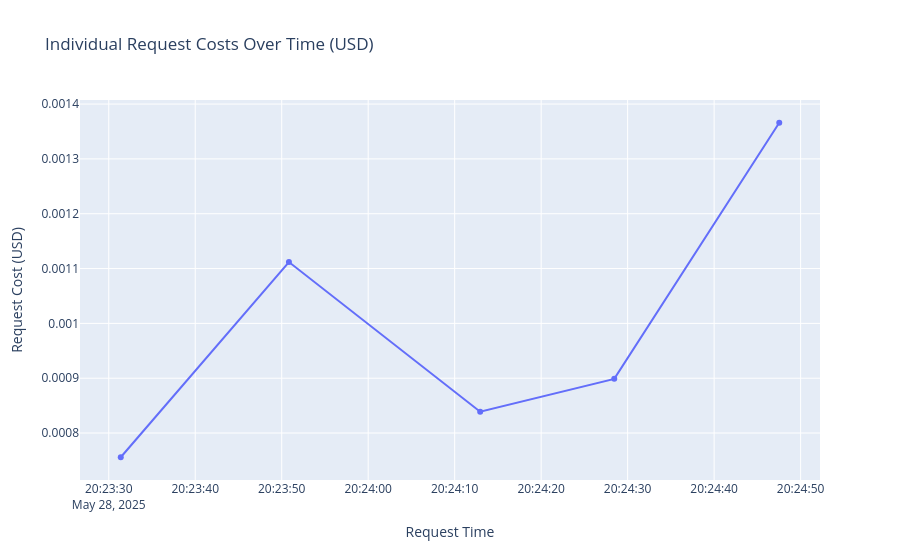
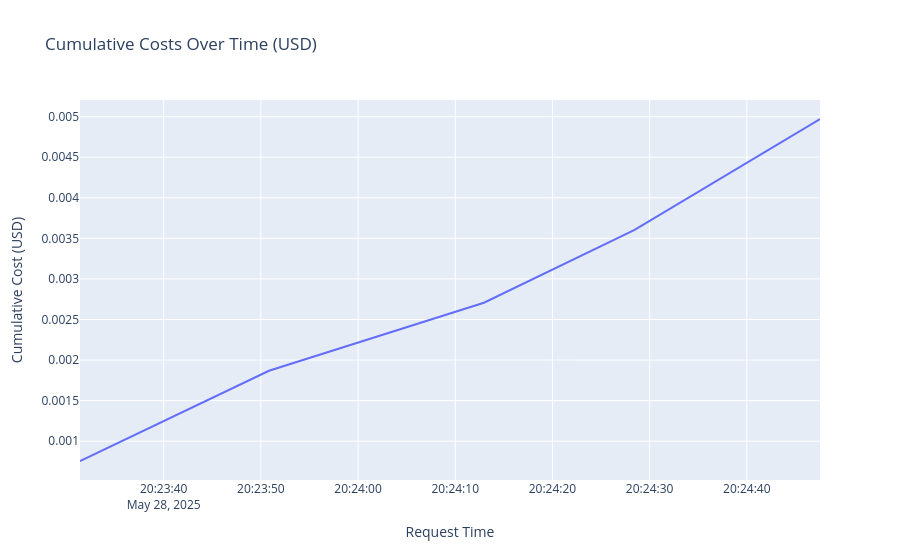
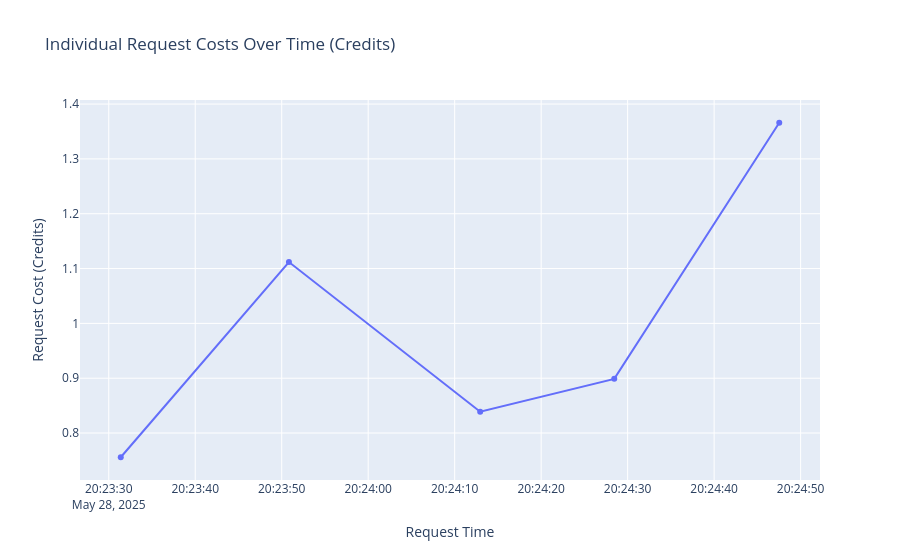
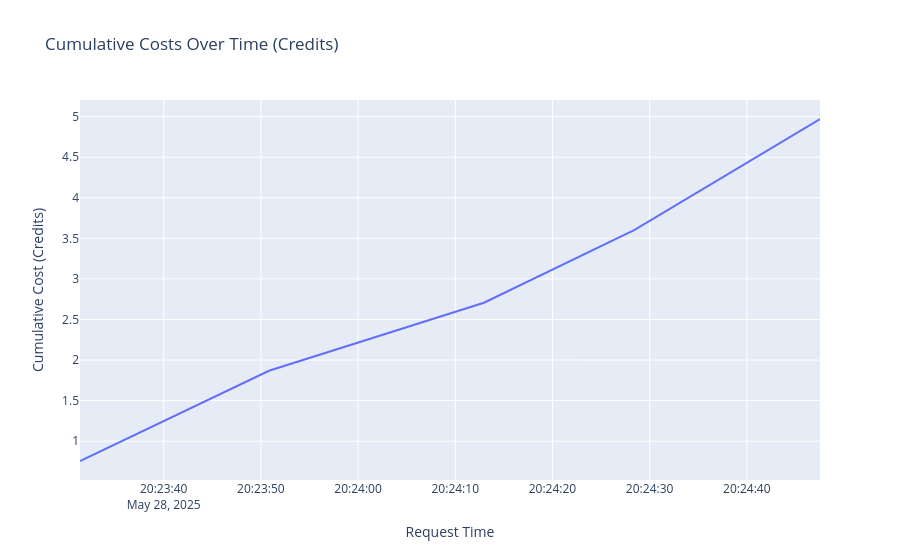

Here is the notebook cell these charts were saved with, in order:
### Code cell
main()

### Figure 1 — Plotly figure (JSON) as saved in the notebook; plotly's stock layout.template omitted (floating-point values rounded to 4 significant figures)
{"data": [{"hovertemplate": "Request Time=%{x}<br>Request Cost (USD)=%{y}<extra></extra>", "legendgroup": "", "marker": {"color": "#636efa", "symbol": "circle"}, "mode": "lines+markers", "name": "", "orientation": "v", "showlegend": false, "type": "scatter", "x": ["2025-05-28T20:23:31.388000000", "2025-05-28T20:23:50.834000000", "2025-05-28T20:24:12.949000000", "2025-05-28T20:24:28.452000000", "2025-05-28T20:24:47.530000000"], "xaxis": "x", "y": [0.0007558, 0.001112, 0.0008388, 0.0008988, 0.001366], "yaxis": "y"}], "layout": {"legend": {"tracegroupgap": 0}, "title": {"text": "Individual Request Costs Over Time (USD)"}, "xaxis": {"anchor": "y", "domain": [0, 1], "title": {"text": "Request Time"}}, "yaxis": {"anchor": "x", "domain": [0, 1], "title": {"text": "Request Cost (USD)"}}}}

### Figure 2 — Plotly figure (JSON) as saved in the notebook; plotly's stock layout.template omitted (floating-point values rounded to 4 significant figures)
{"data": [{"hovertemplate": "Request Time=%{x}<br>Cumulative Cost (USD)=%{y}<extra></extra>", "legendgroup": "", "line": {"color": "#636efa", "dash": "solid"}, "marker": {"symbol": "circle"}, "mode": "lines", "name": "", "orientation": "v", "showlegend": false, "type": "scatter", "x": ["2025-05-28T20:23:31.388000000", "2025-05-28T20:23:50.834000000", "2025-05-28T20:24:12.949000000", "2025-05-28T20:24:28.452000000", "2025-05-28T20:24:47.530000000"], "xaxis": "x", "y": [0.0007558, 0.001868, 0.002706, 0.003605, 0.004971], "yaxis": "y"}], "layout": {"legend": {"tracegroupgap": 0}, "title": {"text": "Cumulative Costs Over Time (USD)"}, "xaxis": {"anchor": "y", "domain": [0, 1], "title": {"text": "Request Time"}}, "yaxis": {"anchor": "x", "domain": [0, 1], "title": {"text": "Cumulative Cost (USD)"}}}}

### Figure 3 — Plotly figure (JSON) as saved in the notebook; plotly's stock layout.template omitted (floating-point values rounded to 4 significant figures)
{"data": [{"hovertemplate": "Request Time=%{x}<br>Request Cost (Credits)=%{y}<extra></extra>", "legendgroup": "", "marker": {"color": "#636efa", "symbol": "circle"}, "mode": "lines+markers", "name": "", "orientation": "v", "showlegend": false, "type": "scatter", "x": ["2025-05-28T20:23:31.388000000", "2025-05-28T20:23:50.834000000", "2025-05-28T20:24:12.949000000", "2025-05-28T20:24:28.452000000", "2025-05-28T20:24:47.530000000"], "xaxis": "x", "y": [0.7559, 1.112, 0.8388, 0.8988, 1.366], "yaxis": "y"}], "layout": {"legend": {"tracegroupgap": 0}, "title": {"text": "Individual Request Costs Over Time (Credits)"}, "xaxis": {"anchor": "y", "domain": [0, 1], "title": {"text": "Request Time"}}, "yaxis": {"anchor": "x", "domain": [0, 1], "title": {"text": "Request Cost (Credits)"}}}}

### Figure 4 — Plotly figure (JSON) as saved in the notebook; plotly's stock layout.template omitted (floating-point values rounded to 4 significant figures)
{"data": [{"hovertemplate": "Request Time=%{x}<br>Cumulative Cost (Credits)=%{y}<extra></extra>", "legendgroup": "", "line": {"color": "#636efa", "dash": "solid"}, "marker": {"symbol": "circle"}, "mode": "lines", "name": "", "orientation": "v", "showlegend": false, "type": "scatter", "x": ["2025-05-28T20:23:31.388000000", "2025-05-28T20:23:50.834000000", "2025-05-28T20:24:12.949000000", "2025-05-28T20:24:28.452000000", "2025-05-28T20:24:47.530000000"], "xaxis": "x", "y": [0.7559, 1.868, 2.706, 3.605, 4.971], "yaxis": "y"}], "layout": {"legend": {"tracegroupgap": 0}, "title": {"text": "Cumulative Costs Over Time (Credits)"}, "xaxis": {"anchor": "y", "domain": [0, 1], "title": {"text": "Request Time"}}, "yaxis": {"anchor": "x", "domain": [0, 1], "title": {"text": "Cumulative Cost (Credits)"}}}}
